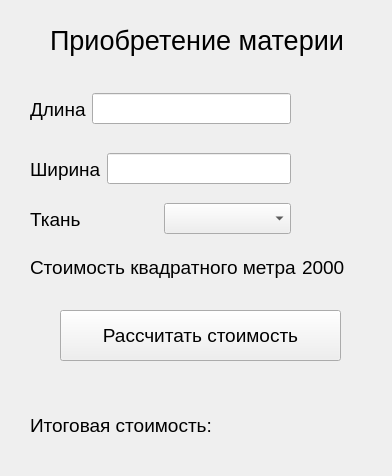
<?xml version="1.0" encoding="UTF-8"?>
<ui version="4.0">
 <class>MainWindow</class>
 <widget class="QMainWindow" name="MainWindow">
  <property name="geometry">
   <rect>
    <x>0</x>
    <y>0</y>
    <width>392</width>
    <height>476</height>
   </rect>
  </property>
  <property name="font">
   <font>
    <pointsize>14</pointsize>
   </font>
  </property>
  <property name="windowTitle">
   <string>MainWindow</string>
  </property>
  <widget class="QWidget" name="centralwidget">
   <widget class="QLabel" name="label">
    <property name="geometry">
     <rect>
      <x>50</x>
      <y>20</y>
      <width>331</width>
      <height>41</height>
     </rect>
    </property>
    <property name="font">
     <font>
      <pointsize>20</pointsize>
     </font>
    </property>
    <property name="text">
     <string>Приобретение материи</string>
    </property>
   </widget>
   <widget class="QPushButton" name="Sum">
    <property name="geometry">
     <rect>
      <x>60</x>
      <y>310</y>
      <width>281</width>
      <height>51</height>
     </rect>
    </property>
    <property name="text">
     <string>Рассчитать стоимость</string>
    </property>
   </widget>
   <widget class="QWidget" name="layoutWidget">
    <property name="geometry">
     <rect>
      <x>30</x>
      <y>90</y>
      <width>261</width>
      <height>38</height>
     </rect>
    </property>
    <layout class="QHBoxLayout" name="horizontalLayout">
     <item>
      <widget class="QLabel" name="label_2">
       <property name="font">
        <font>
         <pointsize>14</pointsize>
        </font>
       </property>
       <property name="text">
        <string>Длина</string>
       </property>
      </widget>
     </item>
     <item>
      <widget class="QLineEdit" name="a"/>
     </item>
    </layout>
   </widget>
   <widget class="QWidget" name="layoutWidget">
    <property name="geometry">
     <rect>
      <x>30</x>
      <y>150</y>
      <width>261</width>
      <height>38</height>
     </rect>
    </property>
    <layout class="QHBoxLayout" name="horizontalLayout_2">
     <item>
      <widget class="QLabel" name="label_3">
       <property name="font">
        <font>
         <pointsize>14</pointsize>
        </font>
       </property>
       <property name="text">
        <string>Ширина</string>
       </property>
      </widget>
     </item>
     <item>
      <widget class="QLineEdit" name="b"/>
     </item>
    </layout>
   </widget>
   <widget class="QWidget" name="layoutWidget">
    <property name="geometry">
     <rect>
      <x>30</x>
      <y>400</y>
      <width>371</width>
      <height>51</height>
     </rect>
    </property>
    <layout class="QHBoxLayout" name="horizontalLayout_3">
     <item>
      <widget class="QLabel" name="label_6">
       <property name="text">
        <string>Итоговая стоимость:</string>
       </property>
      </widget>
     </item>
     <item>
      <widget class="QLabel" name="Res">
       <property name="text">
        <string/>
       </property>
      </widget>
     </item>
    </layout>
   </widget>
   <widget class="QWidget" name="layoutWidget">
    <property name="geometry">
     <rect>
      <x>30</x>
      <y>200</y>
      <width>261</width>
      <height>38</height>
     </rect>
    </property>
    <layout class="QHBoxLayout" name="horizontalLayout_4">
     <item>
      <widget class="QLabel" name="label_4">
       <property name="font">
        <font>
         <pointsize>14</pointsize>
        </font>
       </property>
       <property name="text">
        <string>Ткань</string>
       </property>
      </widget>
     </item>
     <item>
      <widget class="QComboBox" name="comboBox"/>
     </item>
    </layout>
   </widget>
   <widget class="QWidget" name="layoutWidget">
    <property name="geometry">
     <rect>
      <x>30</x>
      <y>247</y>
      <width>373</width>
      <height>41</height>
     </rect>
    </property>
    <layout class="QHBoxLayout" name="horizontalLayout_5">
     <item>
      <widget class="QLabel" name="label_5">
       <property name="text">
        <string>Стоимость квадратного метра</string>
       </property>
      </widget>
     </item>
     <item>
      <widget class="QLabel" name="Price">
       <property name="text">
        <string>2000</string>
       </property>
      </widget>
     </item>
    </layout>
   </widget>
  </widget>
 </widget>
 <resources/>
 <connections/>
</ui>
